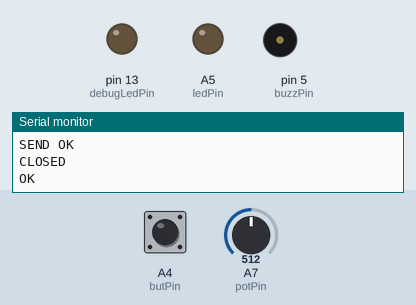
Recording of a sketch running on a simulated Arduino Nano, built with avr-gcc and run on an emulated ATmega328P. On the bench: output pins drawn as LEDs (lit = HIGH), buzzer (waves = sounding, pin HIGH), the last lines printed to the serial monitor. The inputs (shaded band) are chosen by the test bench; at power-on: A7 (potPin) = 512, A4 (butPin) HIGH. The modem accepts every AT command (registered, SIM ready, sends succeed) and sends nothing else.

Above: at 7.7 s.
7.8 s: A7 (potPin) set to 539
At 8.1 s:
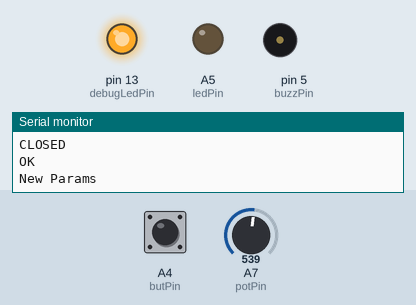
10.8 s: A7 (potPin) set to 511
At 13.6 s:
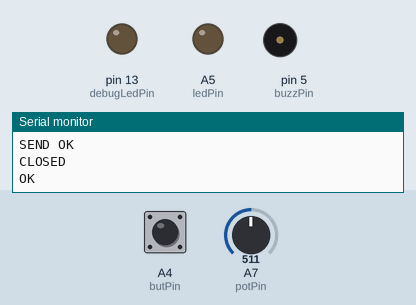
13.8 s: A7 (potPin) set to 306
At 15.1 s:
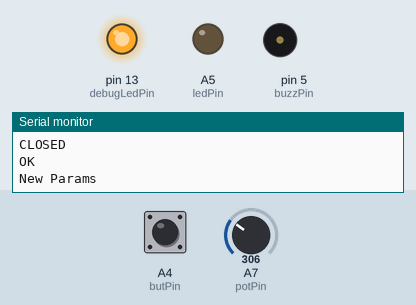
Timing chart, 0 to 17.6 s (numbered marks = the images above; inputs shaded):
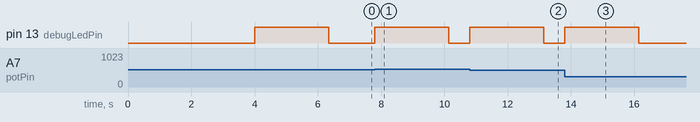

The sketch:

ESPpostJS_lab5.ino
```cpp
#include <SoftwareSerial.h>

#define HOST_IP "172.16.193.106"		//IP address of HOST server
#define HOST_PORT "1026"			//Port for HOST server
#define idNumber "620081275"		//Your ID number

#define debugLedPin 13
#define potPin A7
#define buzzPin 5
#define ledPin A5
#define butPin A4

#define espRX 3
#define espTX 2
#define espTimeout_ms 400	//increase this value to give the code more time to read the response from the ESP

SoftwareSerial esp(espRX, espTX);

int pot = 0;
int rVal = 0;
int gVal = 0;
int bVal = 0;
int freq = 0;
int ledState = 0;
int butCount = 1;
int butCountOld = 1;
int potOld = 1000;
int err = 0;
char butChar = '1';
String potString = "";
String params = "";
String paramsOld = "";
String espCommandString = "";
String post = "";
String response = "";


void setup()
{
	pinMode(potPin, INPUT);
	pinMode(butPin, INPUT_PULLUP);
	pinMode(buzzPin, OUTPUT);
	pinMode(ledPin, OUTPUT);
	pinMode(debugLedPin, OUTPUT);

	//response.reserve(200);			//reserves some memory for the response string

    Serial.begin(9600);
    Serial.println("Initiallized");

    espInit(9600);

    delay(3000);	//gives ESP some time to get IP
}

void loop()
{
	potGet();
	butGet();
	paramsGet();
	espUpdate();
	parseResponse();

}

void espSend(String command)
{
   	char responseChar = 0;

    esp.print(command); // send the read character to the esp

     unsigned long time = millis();


    while((millis() - time) < espTimeout_ms)
    {
	    while(esp.available())
	    {
	    	responseChar = (esp.read());
	    	response += responseChar;
	    }
    }
}

void espUpdate()
{
	while(esp.available())
	{
		Serial.write(esp.read());
	}

	if(!paramsOld.equals(params))	//only updates if one of the parameters has changed
	{
		digitalWrite(13, HIGH);

		paramsOld = params;

		response  = "";
		Serial.println("New Params");
		delay(100);

		espCommandString ="";

		espCommandString = "AT+CIPSTART=\"TCP\",\"";
		espCommandString+= HOST_IP;
		espCommandString+= "\",";
		espCommandString+= HOST_PORT;
		espCommandString+="\r\n";

		espSend(espCommandString);		//starts the connection to the server
		delay(100);

        post = "POST /espPost HTTP/1.1\r\nHost: ";
        post += HOST_IP;
        post += "\r\nContent-Type: application/x-www-form-urlencoded\r\nContent-Length: ";
        post += params.length();
        post += "\r\n\r\n";
        post += params;
        post += "\r\n\r\n";

        espCommandString ="";
        espCommandString = "AT+CIPSEND=";
        espCommandString += post.length();
        espCommandString += "\r\n";

        espSend(espCommandString);		//sends post length
        delay(100);

        espSend(post);			//sends POST request with the parameters
        delay(100);

        espSend("AT+CIPCLOSE\r\n");		//closes server connection
        delay(100);

        Serial.println(response);
        digitalWrite(13, LOW);
	}
}

void espInit(int espBaud)
{
    esp.begin(espBaud);

    while(esp.available())
    {
    	esp.read();
    	delay(50);
    }

    esp.write("AT+RST\r\n");

    while(!esp.available());

    while(esp.available())
    {
    	Serial.print(esp.readString());
    }
}

char numToHex(int val)		//converts a decimal integer to hex char
{
	char hexOut = '0';

	val = map(val, 0, 9, 0, 15);

	switch (val)
	{
	    case 0 :
	      hexOut = '0';
	      break;

	    case 1 :
	      hexOut = '1';
	      break;

	    case 2 :
	      hexOut = '2';
	      break;

	    case 3 :
	      hexOut = '3';
	      break;

	    case 4 :
	      hexOut = '4';
	      break;

	    case 5 :
	      hexOut = '5';
	      break;

	    case 6 :
	      hexOut = '6';
	      break;

	    case 7 :
	      hexOut = '7';
	      break;

	    case 8 :
	      hexOut = '8';
	      break;

	    case 9 :
	      hexOut = '9';
	      break;

	    case 10 :
	      hexOut = 'A';
	      break;

	    case 11 :
	      hexOut = 'B';
	      break;

	    case 12 :
	      hexOut = 'C';
	      break;

	    case 13 :
	      hexOut = 'D';
	      break;

	    case 14 :
	      hexOut = 'E';
	      break;

	    case 15 :
	      hexOut = 'F';
	      break;

	    default:
	    break;
	      // do something
	}

	return hexOut;
}

void potGet()
{
	pot = analogRead(potPin);

	if (( pot < (potOld-10)) || (pot > (potOld+10)))	//only changes the value if the pot value changes significantly
	{
		potOld = pot;
		pot = map(pot, 0, 1023, 0, 999);	//maps the pot analog range to 999 for hex RGB conversion


		rVal = pot/100;
		gVal = pot/10; gVal = gVal%10;
		bVal = pot%100; bVal = bVal%10;		//gets each individual digit from pot value

		potString = numToHex(rVal);
		potString += numToHex(gVal);
		potString += numToHex(bVal);
	}

}

void butGet()
{
	if(!digitalRead(butPin))
	{
		while(!digitalRead(butPin));
		butCount++;

		if(butCount > 3)
			butCount = 1;

		butCountOld = butCount;
	}

	switch (butCount)
	{
	    case 1:
	      butChar = '1';
	      break;

	    case 2:
	      butChar = '2';
	      break;

	    case 3:
	      butChar = '3';
	      break;

	    default:
	      break;
	}
}

void paramsGet()
{
    params = "id=";
    params += idNumber;
    params += "&but=";
    params += butChar;
    params += "&pot=";
    params += potString;
}

void parseResponse()
{
	String parseString = "";
	int dataLength = 0;

    if((response.charAt(response.indexOf('E')+1) == 'R')&&(response.charAt(response.indexOf('E')+2) == 'R'))
    {
    	//Serial.println("Error Detected");
    	err = 1;
    }

    if((response.charAt(response.indexOf('*')+1) == 'I'))
    {
    	dataLength = response.indexOf('%') - response.indexOf('$');

    	dataLength -= 1;

    	for(int i=1; i<(dataLength+1); i++)
    	{
    		parseString += response.charAt(response.indexOf('$')+i);
    	}

    	freq = parseString.toInt();

    	analogWrite(buzzPin, freq);

    	dataLength = 0;
    	parseString = "";

    	dataLength = response.indexOf('&') - response.indexOf('^');

    	dataLength -= 1;

    	for(int i=1; i<(dataLength+1); i++)
    	{
    		parseString += response.charAt(response.indexOf('^')+i);
    	}


    	if (parseString.equals("true"))
    		digitalWrite(ledPin, HIGH);


    	if (parseString.equals("false"))
			digitalWrite(ledPin, LOW);
    }
}
```

Measured:
- the behaviour switches between 522 and 523 on A7 (potPin) (found by bisection; images 0 and 1)
- after the input at 7.8 s, pin 13 (debugLedPin): LOW → HIGH at once, → LOW 2.3 s later
- after the input at 10.8 s, pin 13 (debugLedPin): LOW → HIGH at once, → LOW 2.3 s later
- after the input at 13.8 s, pin 13 (debugLedPin): LOW → HIGH at once, → LOW 2.3 s later
